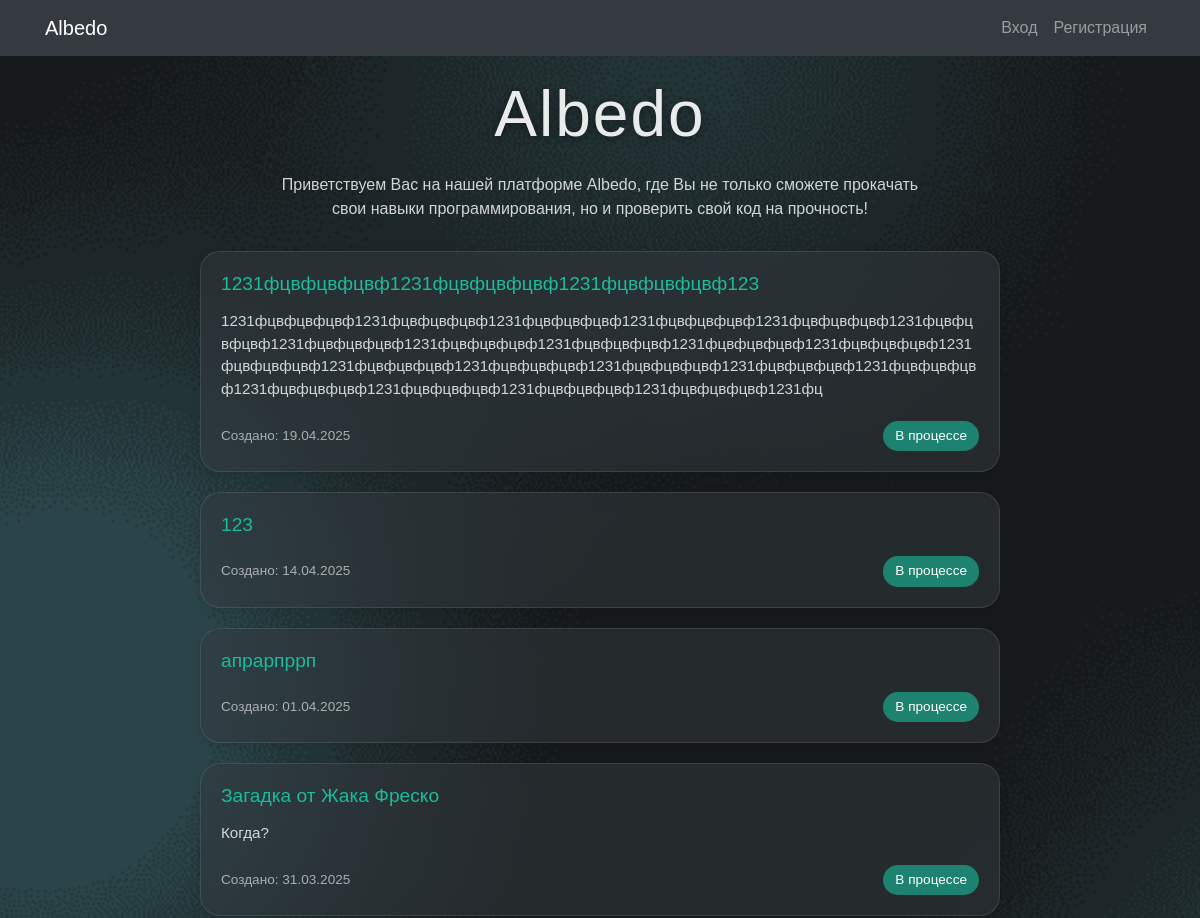
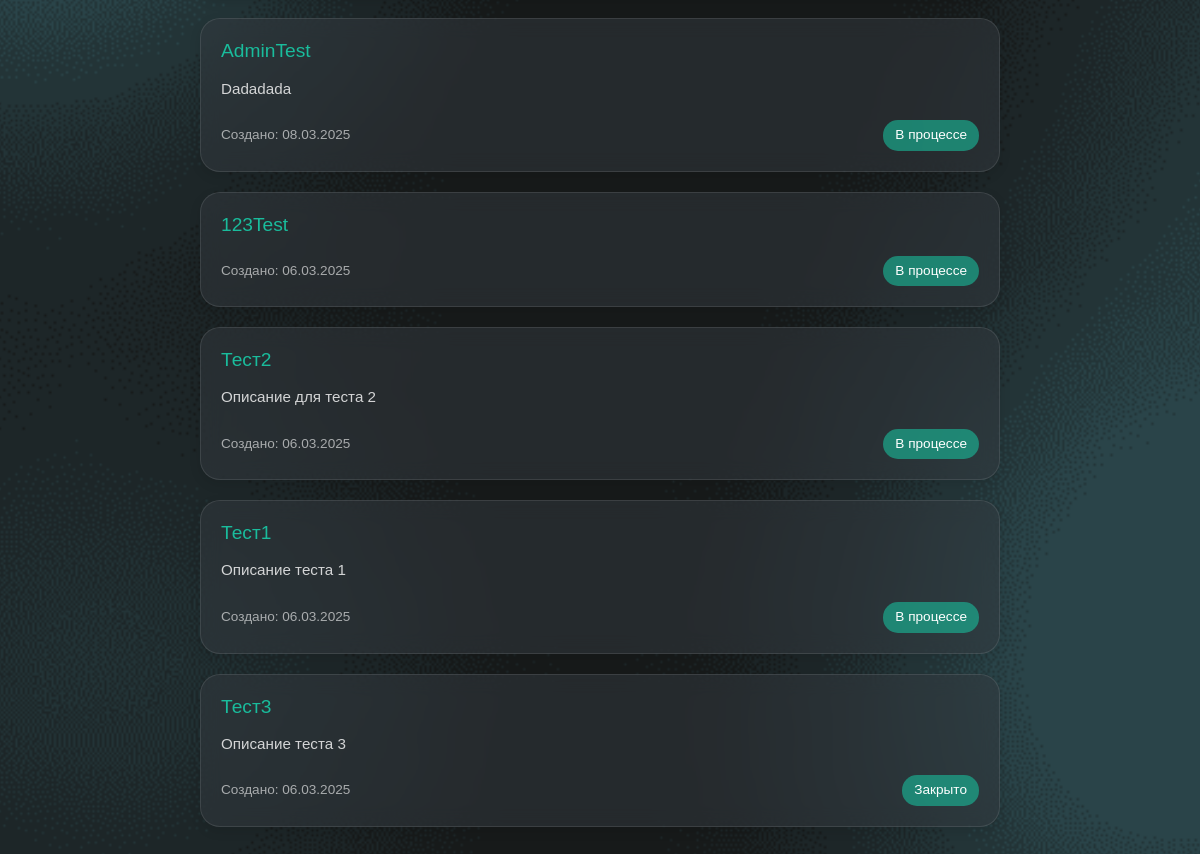
Before: / with the older database file (2 pictures, top to bottom).
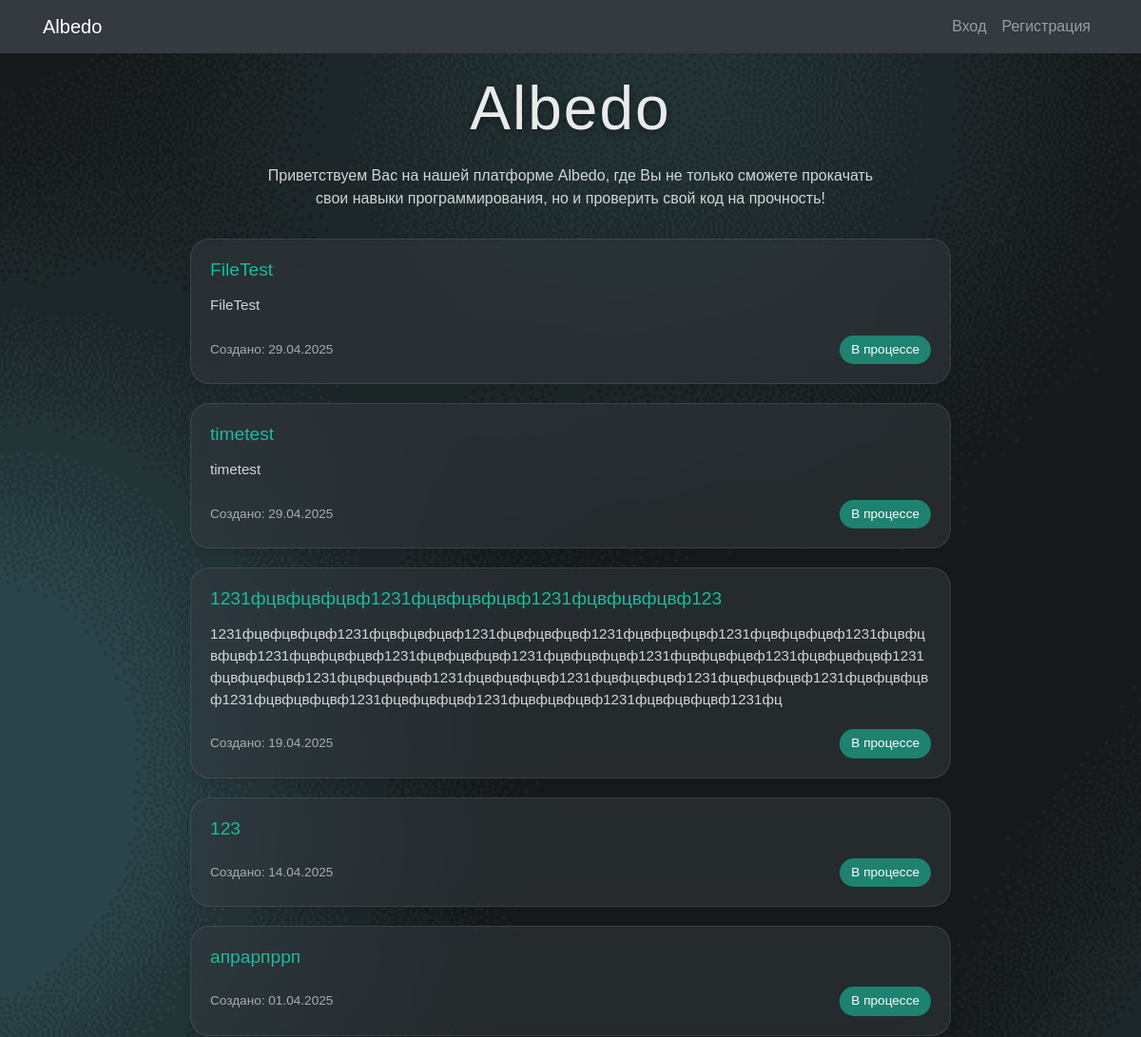
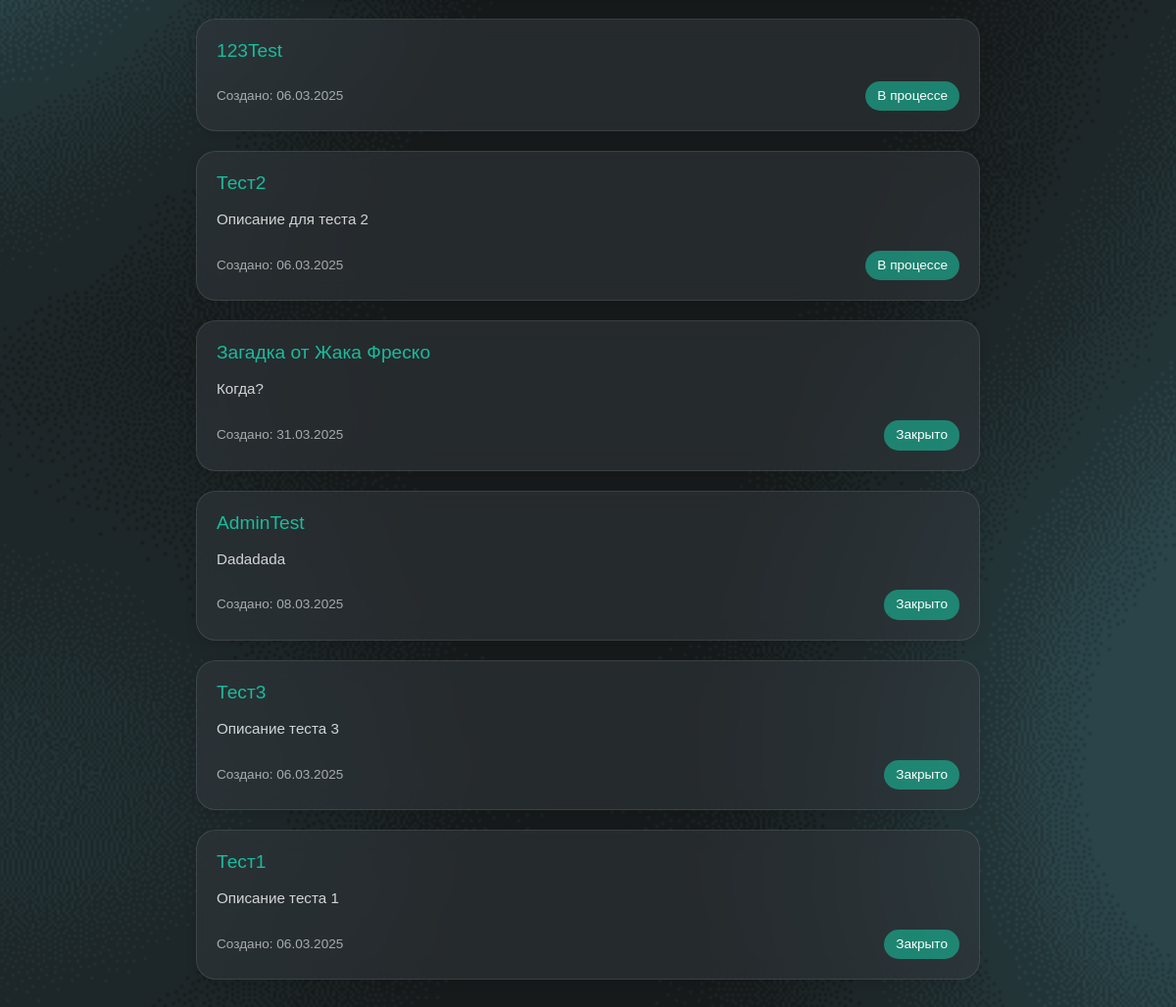
After: the same page with the newer database file (2 pictures, top to bottom).
### albedo/models.py (models this page shows, shortened)
class Event(models.Model):
    STATUS_CHOICES = (
        ('in_progress', 'В процессе'),
        ('closed', 'Закрыто'),
    )
    title = models.CharField(max_length=28, verbose_name="Заголовок")
    description = models.TextField(blank=True, max_length=300, verbose_name="Описание")
    created_at = models.DateTimeField(auto_now_add=True, verbose_name="Дата создания")
    status = models.CharField(
        max_length=11,
        choices=STATUS_CHOICES,
        default='in_progress',
        verbose_name="Статус"
    )
    limit_date = models.DateTimeField(null=True, blank=True, verbose_name="Срок сдачи")
    user = models.ForeignKey(
        User,
        on_delete=models.CASCADE,
        related_name='events',
        verbose_name="Пользователь"
    )
    file = models.ForeignKey(
        File,
        on_delete=models.SET_NULL,
        null=True,
        blank=True,
        related_name='events',
        verbose_name="Файл"
    )
    class Meta:
        verbose_name = "Событие"
        verbose_name_plural = "События"

### albedo/views.py (the view)
# urls.py: path('', views.home, name='home'),
def home(request):
    events = Event.objects.filter(user__active=True).order_by('-status', '-created_at')
    return render(request, 'albedo/home.html', {'events': events})

### albedo/templates/albedo/home.html (shortened to what this page needs)
{% extends 'albedo/base.html' %}
{% load static %}
{% block content %}
<div style="padding-top: 20px;">
    <h1 style="text-align: center; color: white; font-size: 4rem; margin-bottom: 20px; text-shadow: 0 2px 10px rgba(0,0,0,0.5); font-weight: 100; letter-spacing: 2px; opacity: 0.9;">
        Albedo
    </h1>
    <p style="text-align: center; color: rgba(255,255,255,0.8); max-width: 650px; margin: 0 auto 30px auto; line-height: 1.5; font-size: 1rem;">
        Приветствуем Вас на нашей платформе Albedo, где Вы не только сможете прокачать свои навыки программирования, но и проверить свой код на прочность!
    </p>
</div>
{% for event in events %}
<div style="background-color: rgba(52, 58, 64, 0.5); border-radius: 20px; padding: 20px; max-width: 800px; margin: 0 auto 20px auto; backdrop-filter: blur(10px); border: 1px solid rgba(255,255,255,0.1); box-shadow: 0 4px 12px rgba(0,0,0,0.1);">
    <h5 style="margin-top: 0; margin-bottom: 15px; font-size: 1.2rem;">
        <a href="{% url 'event_detail' event.id %}" style="color: #1ABC9C; text-decoration: none; font-weight: 400;">{{ event.title }}</a>
    </h5>
    <p style="color: rgba(255,255,255,0.8); margin-bottom: 20px; line-height: 1.5; font-size: 0.95rem; word-break: break-word;">{{ event.description|truncatewords:30 }}</p>
    <div style="display: flex; justify-content: space-between; align-items: center;">
        <small style="color: rgba(255,255,255,0.6); font-size: 0.85rem;">Создано: {{ event.created_at|date:"d.m.Y" }}</small>
        <span style="display: inline-block; padding: 5px 12px; border-radius: 15px; font-size: 0.85rem; background-color: {% if event.status %}rgba(26, 188, 156, 0.6){% else %}rgba(108, 117, 125, 0.6){% endif %}; color: white; font-weight: 400;">
            {{ event.get_status_display }}
        </span>
    </div>
</div>
{% endfor %}
{% endblock %}

### albedo/templates/albedo/base.html (shortened to what this page needs)
{% load static %}
<!DOCTYPE html>
<html lang="en">
    <head>
    <link href="https://stackpath.bootstrapcdn.com/bootstrap/4.5.2/css/bootstrap.min.css" rel="stylesheet">
    <link href="https://cdnjs.cloudflare.com/ajax/libs/font-awesome/5.15.4/css/all.min.css" rel="stylesheet">
    <link href="{% static 'styles.css' %}" rel="stylesheet">
</head>
<body style="
    background: url('{% static 'img/fon.jpg' %}') no-repeat center center fixed;
    background-size:cover;">
    <nav class="navbar navbar-expand-lg navbar-dark bg-dark">
        <div class="container">
            <a class="navbar-brand" href="{% url 'home' %}">Albedo</a>
            <div class="collapse navbar-collapse" id="navbarNav">
                <ul class="navbar-nav ml-auto">
                    {% if user.is_authenticated %}
                        <li class="nav-item">
                            <a class="nav-link" href="{% url 'event_list' %}">События</a>
                        </li>
                        {% if user.role == 'admin' %}
                        <li class="nav-item">
                            <a class="nav-link" href="{% url 'user_list' %}">
                                <i class="fas fa-users mr-1"></i>Пользователи
                            </a>
                        </li>
                        {% endif %}
                        <li class="nav-item">
                            <a class="nav-link" href="{% url 'profile' %}">
                                <i class="fas fa-user mr-1"></i>Профиль
                            </a>
                        </li>
                        <li class="nav-item">
                            <a class="nav-link" href="{% url 'logout' %}">Выход</a>
                        </li>
                    {% else %}
                        <li class="nav-item">
                            <a class="nav-link" href="{% url 'login' %}">Вход</a>
                        </li>
                        <li class="nav-item">
                            <a class="nav-link" href="{% url 'register' %}">Регистрация</a>
                        </li>
                    {% endif %}
                </ul>
            </div>
        </div>
    </nav>
    {% block content %}
    {% endblock %}
</body>
</html>

### albedo/static/styles.css (style rules this page uses)
:root { --bg-color: #f8f9fa; --text-color: #212529; --card-bg: #ffffff; --header-bg: #343a40; --header-text: white; --border-color: rgba(0,0,0,0.125); --input-bg: #ffffff; --input-text: #495057; --accent-color: #007bff; --alert-success-bg: #d4edda; --alert-success-text: #155724; --alert-success-border: #c3e6cb; --alert-error-bg: #f8d7da; --alert-error-text: #721c24; --alert-error-border: #f5c6cb; --alert-info-bg: #d1ecf1; --alert-info-text: #0c5460; --alert-info-border: #bee5eb; }
body { font-family: Arial, sans-serif; background-color: var(--bg-color); color: var(--text-color); margin: 0; padding: 0; transition: background-color 0.1s ease, color 0.1s ease; }
* { transition: background-color 0.1s ease, color 0.05s ease, border-color 0.1s ease, box-shadow 0.1s ease; }

Changed rows visible on the page:
added Event: title "FileTest", description "FileTest", created_at "29.04.2025", status "В процессе"
added Event: title "timetest", description "timetest", created_at "29.04.2025", status "В процессе"
shown differently, row unchanged: Event "123Test": moves up the list
shown differently, row unchanged: Event "Тест2": moves up the list
changed Event "Загадка от Жака Фреско": status "В процессе" → "Закрыто"
changed Event "AdminTest": status "В процессе" → "Закрыто"
shown differently, row unchanged: Event "Тест3": moves up the list
changed Event "Тест1": status "В процессе" → "Закрыто"
